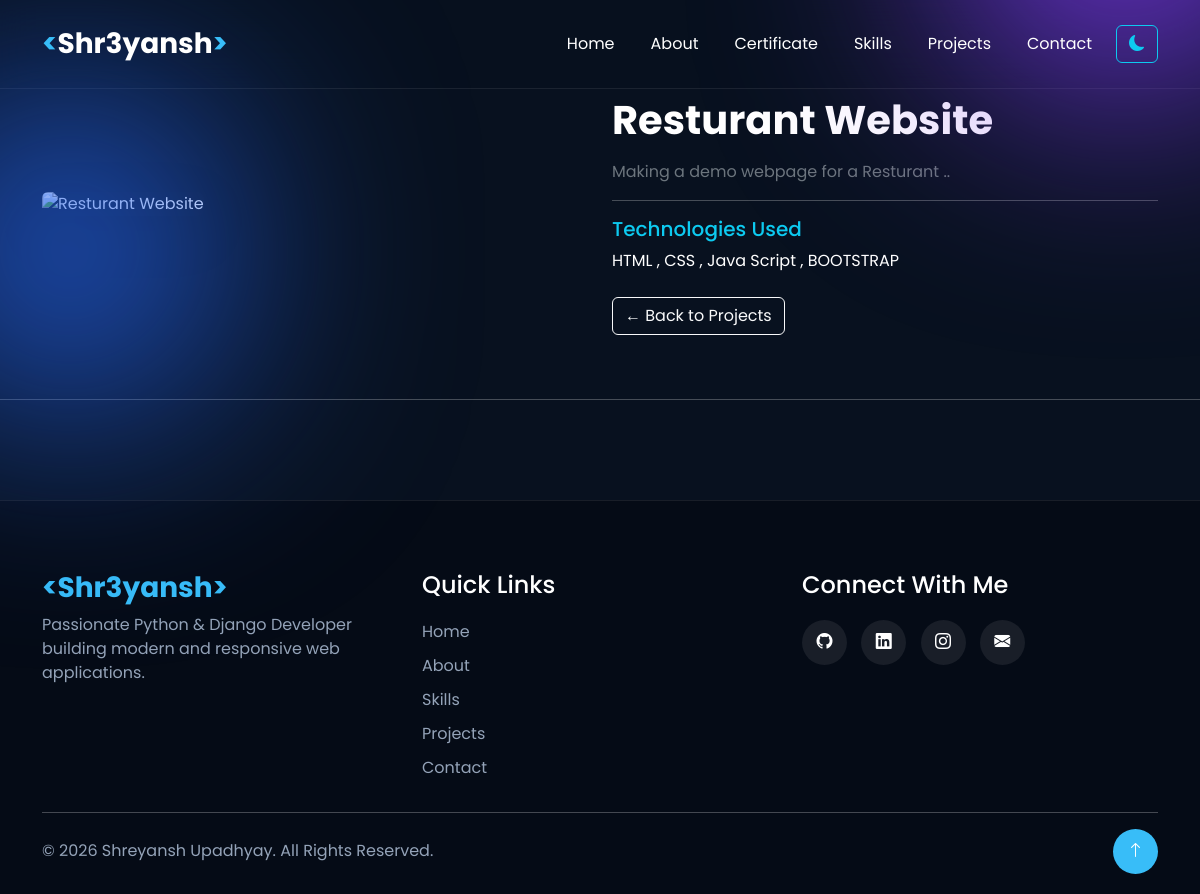
/project/4/, run on the app's committed database.
### myapp/models.py (models this page shows, shortened)
class Project(models.Model):
    title = models.CharField(max_length=100)
    description = models.TextField()
    image = models.ImageField(upload_to="projects/")
    github_link = models.URLField(blank=True)
    live_demo = models.URLField(blank=True)
    technologies = models.CharField(
        max_length=200,
        help_text="Example: Python, Django, Bootstrap"
    )
    created_at = models.DateTimeField(auto_now_add=True)
    is_active = models.BooleanField(default=True)

### myapp/views.py (the view)
# urls.py: path("project/<int:id>/", views.project_detail, name="project_detail"),
def project_detail(request, id):
    project = get_object_or_404(Project, id=id)
    return render(request,"project_detail.html",{"project": project})

### myapp/templates/project_detail.html (shortened to what this page needs)
{% extends 'base.html' %}
{% load static %}
{% block content %}
<section class="py-5 mt-5">
    <div class="container">
        <div class="row align-items-center">
            <div class="col-lg-6 mb-4">
            </div>
            <div class="col-lg-6">
                <h1 class="fw-bold mb-3">
                    {{ project.title }}
                </h1>
                <p class="text-secondary">
                    {{ project.description }}
                </p>
                <hr>
                <h5 class="text-info">
                    Technologies Used
                </h5>
                <p>
                    {{ project.technologies }}
                </p>
                <div class="mt-4">
                    <a href="{% url 'project' %}" class="btn btn-outline-light">
                        ← Back to Projects
                    </a>
                </div>
            </div>
        </div>
    </div>
</section>
{% endblock %}

### myapp/static/css/style.css (style rules this page uses)
* { margin: 0; padding: 0; box-sizing: border-box; font-family: 'Poppins', sans-serif; }
body { background: #08111f; color: white; overflow-x: hidden; }

### data on the page
Project: title "Resturant Website", description "Making a demo webpage for a Resturant ..", technologies "HTML , CSS , Java Script , BOOTSTRAP"
